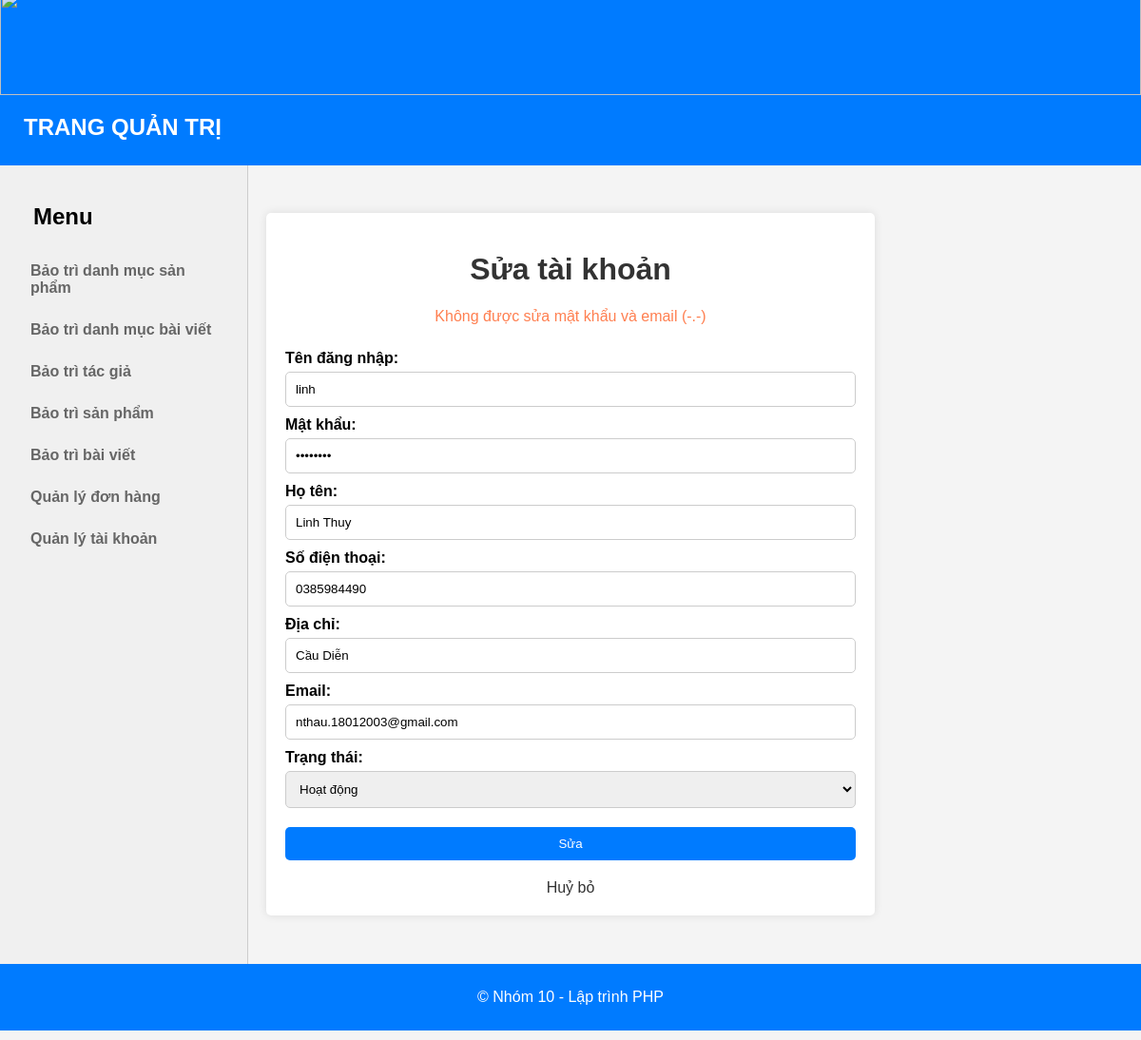
Screenshot of /Admin/Manage_Members/edit.php?id=1 with the database file from the repository.
### tables this page shows
CREATE TABLE `member` (
  `id` int(11) NOT NULL,
  `username` varchar(20) NOT NULL,
  `password` varchar(32) NOT NULL,
  `fullname` varchar(50) NOT NULL,
  `phonenumber` varchar(11) NOT NULL,
  `address` varchar(100) NOT NULL,
  `email` varchar(50) NOT NULL,
  `status` tinyint(1) NOT NULL DEFAULT 1
);

### conn_db.php (called while the page is built, shortened)
<?php
    function connectToDatabase(){
        $servername = 'localhost';
        $username = 'root';
        $password = '';
        $name_db = 'starbook_database';
        $conn = new mysqli($servername, $username, $password, $name_db);
        return $conn;
    }
    function queryDatabase($sql){
        $conn = connectToDatabase();
        $result = $conn->query($sql);
        $data = [];
        while ($row = $result->fetch_assoc()) {
            $data[] = $row;
        }
        return $data;
    }
?>

### Admin/Manage_Members/BaoTriMember_functions.php (called while the page is built, shortened)
<?php
require_once '../../conn_db.php';
class BaoTriMemberFunctions {
    public function getMemberById($id) {
        $query = "SELECT * FROM member WHERE id = '$id'";
        $result = queryDatabase($query);
        return $result ? $result[0] : null;
    }
    public function handleEditMemberRequest($id) {
        $member = $this->getMemberById($id);
        $errors = [];
        return ['errors' => $errors, 'member' => $member];
    }
}
?>

### Admin/Manage_Members/edit.php (the view, shortened to what this page needs)
<?php
require_once 'BaoTriMember_functions.php';
$memberFunctions = new BaoTriMemberFunctions();
$id = $_GET['id'];
$result = $memberFunctions->handleEditMemberRequest($id);
$member = $result['member'];
?>
<!DOCTYPE html>
<html>
<head>
</head>
<body>
    <?php include "../Admin_dashboard/Header_Sidebar.php"?>
    <div class="container">
        <h1>Sửa tài khoản</h1>
        <p style="text-align: center; color: coral;">Không được sửa mật khẩu và email (-.-)</p>
        <form method="POST" action="">
            <label>Tên đăng nhập:</label>
            <input type="text" name="username" value="<?php echo $member['username']; ?>" required>
            <label>Mật khẩu:</label>
            <input type="password" name="password" value="<?php echo $member['password']; ?>" required readonly>
            <label>Họ tên:</label>
            <input type="text" name="fullname" value="<?php echo $member['fullname']; ?>" required>
            <label>Số điện thoại:</label>
            <input type="text" name="phonenumber" value="<?php echo $member['phonenumber']; ?>" required>
            <label>Địa chỉ:</label>
            <input type="text" name="address" value="<?php echo $member['address']; ?>" required>
            <label>Email:</label>
            <input type="email" name="email" value="<?php echo $member['email']; ?>" required readonly>
            <label>Trạng thái:</label>
            <select name="status">
                <option value="1" <?php if ($member['status'] == 1) echo 'selected'; ?>>Hoạt động</option>
            </select>
            <button type="submit">Sửa</button>
        </form>
        <a class="back-link" href="index.php">Huỷ bỏ</a>
    </div>
    <?php include "../Admin_dashboard/Footer.php"?>
</body>
</html>

### Admin/Manage_Members/edit.php (style rules this page uses)
body { font-family: Arial, sans-serif; background-color: #f4f4f4; margin: 0; padding: 0; }
.container { width: 50%; margin: 50px auto; background-color: white; padding: 20px; border-radius: 5px; box-shadow: 0 0 10px rgba(0, 0, 0, 0.1); }
h1 { text-align: center; color: #333; }
form { display: flex; flex-direction: column; }
label { margin-top: 10px; font-weight: bold; }
input, select { padding: 10px; margin-top: 5px; border: 1px solid #ccc; border-radius: 5px; }
button { padding: 10px 20px; margin-top: 20px; border: none; border-radius: 5px; background-color: #007bff; color: white; cursor: pointer; }
.back-link { display: block; margin-top: 20px; text-align: center; color: #333; text-decoration: none; }

### rows the page displays
member: username "linh", fullname "Linh Thuy", phonenumber "0385984490", address "Cầu Diễn", email "nthau.18012003@gmail.com", status "Hoạt động"
